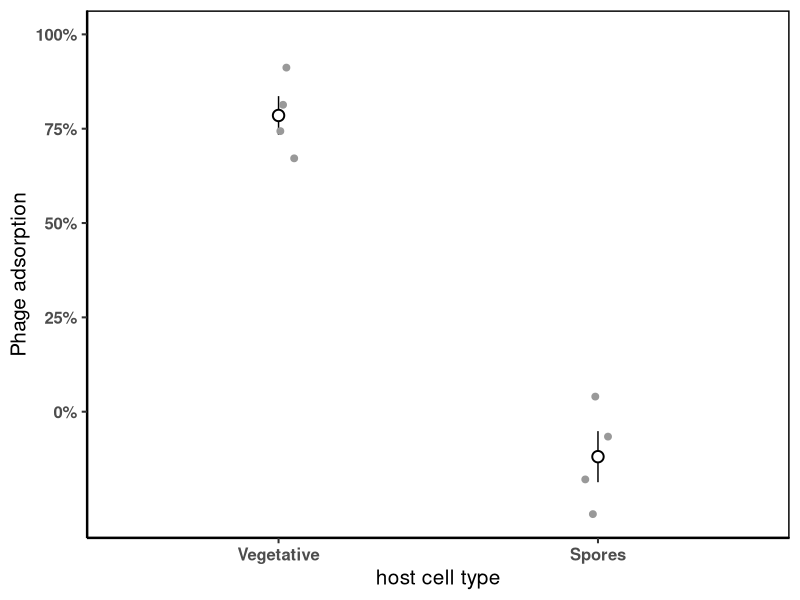
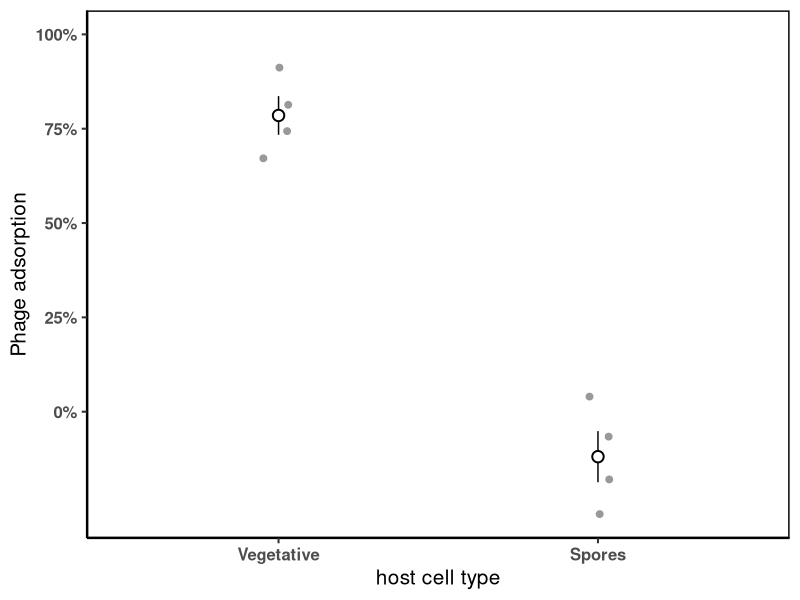

R code for these plots, in order:
library(here)
library(tidyverse)
library(cowplot)
library(broom)
library(scales)

log10_negative <- function(x){
  if(x>0) return(log10(x))
  if(x==0) return(0)
  return(log10(-x))
}

# read data
d.plaques <- read_csv(here("data/adsorption/adsorption_plaques.csv"))
d.cfu <- read_csv(here("data/adsorption/adsorption_cfu.csv"))

# select best count (highest) 
d.plot <- 
  d.plaques %>% 
  filter(t.sample!=0) %>% 
  group_by(exp.date, flask, t.sample) %>% 
  slice_max(plaques) %>% 
  select(exp.date, flask, cells, t.sample, pfu.ml) %>% 
  mutate(t.sample = paste0("t", t.sample)) %>%
  filter(!is.na(pfu.ml)) %>% 
  pivot_wider(names_from = t.sample, values_from = pfu.ml)

#add T0
d.plot <-
  d.plaques %>% 
  filter(t.sample==0) %>% 
  filter(volPlated.ml==0.1) %>% 
  group_by(exp.date, t.sample) %>% 
  summarise(m=mean(pfu.ml),v =sd(pfu.ml)) %>% 
  select(exp.date, t0=m) %>% 
  left_join(d.plot, .) %>% 
  relocate("t0", .before = "t5")

# add cfu
d.plot <- 
  left_join(d.plot,d.cfu, by = c("exp.date", "flask", "cells"))

# veg and spores only (stationary as veg)
d.plot <- d.plot %>% 
  filter(cells !=  "Log-phase") %>% 
  mutate(cells = str_replace_all(cells,"Stationary-phase", "Vegetative"))

# Percent adsorption
d.plot <- d.plot%>% 
  mutate(perc.ads = t5/t0) %>% 
  # mutate(perc.ads = if_else(perc.ads>100, 100, perc.ads)) %>% 
  mutate(perc.ads = 1 - perc.ads)  

p <- d.plot %>% 
  group_by(cells) %>% 
  summarise(m = mean(perc.ads), v = sd(perc.ads)/sqrt(n())) %>% 

 ggplot(aes(cells))+

  geom_pointrange(aes(y = m, ymax = m+v, ymin = m-v), size=0.8,
                  shape=21, fill = "white")+
  geom_jitter(data = d.plot, aes(y= perc.ads),
              color = "grey60", width = 0.05, height = 0, size = 2)+
  scale_y_continuous(labels = scales::percent, 
                     breaks = c(0,.25,.50,.75,1),
                     limits = c(NA, 1))+
  scale_x_discrete(limits = c( "Vegetative","Spores"))+
  
  theme_classic(base_size = 15)+
  panel_border(color = "black")+
  
  labs(y = "Phage adsorption",
       x='host cell type')+
  theme(axis.text = element_text(face = "bold"))
p
ggsave(here("plots/SPO1_adsorptionPERC_delta6.png"), p,
       width =4, height =4)
